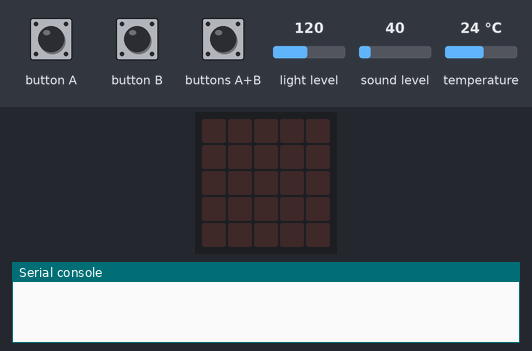
A program run on a simulated BBC micro:bit (MakeCode). Parts: the board's 5×5 LED display, the last lines printed to the serial console. Inputs (shaded band) come from the test bench; at power-on: light level 120, sound level 40, temperature 24 °C. Data-log rows are listed on the console.

Above: at 1.2 s.
1.3 s: button A pressed for 0.15 s
At 2.6 s:
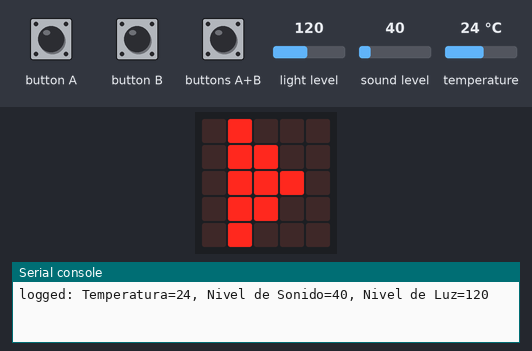
2.9 s: buttons A+B pressed for 0.15 s
At 3.25 s:
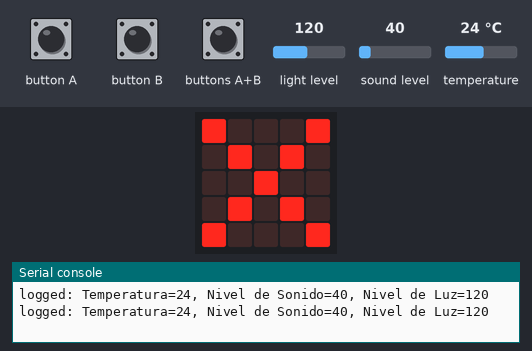
4.9 s: button B pressed for 0.15 s
At 5.4 s:
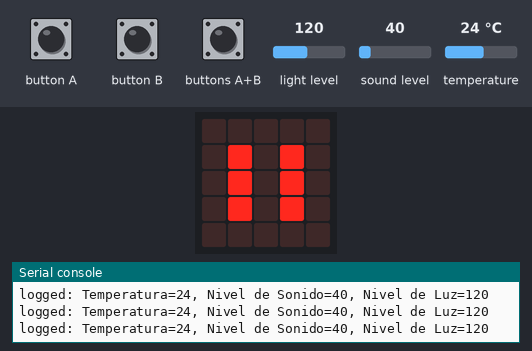
6.5 s: buttons A+B pressed for 1 s
At 8.2 s:
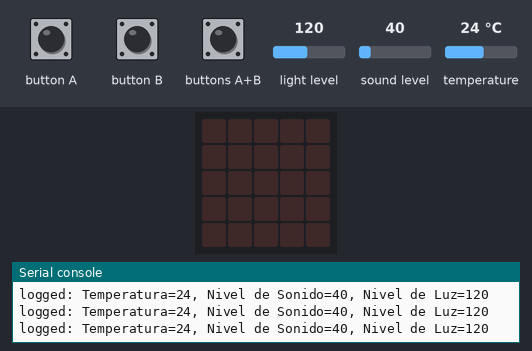
Timing chart, 0 to 9.7 s (numbered marks = the images above; inputs shaded):
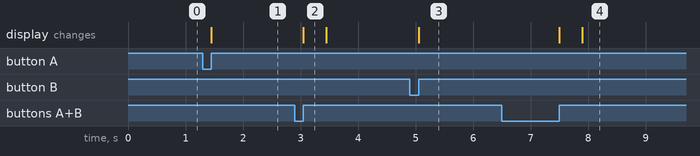

Measured:
- after the input at 1.3 s, the display: changes after 0.15 s (image 1)
- after the input at 2.9 s, the display: changes after 0.15 s (image 2)
- after the input at 4.9 s, the display: changes after 0.15 s (image 3)
- after the input at 6.5 s, the display: first changes after 1.0 s (image 4 shows a later state)
- what the display in image 2 shows lasts 0.4 s, from 3.1 s to 3.5 s

The program:

Microbit_DataLogger.py
```python
#El código en versión Python (para MakeCode)

def on_button_pressed_a():
    global Registrando
    basic.show_leds("""
        . # . . .
        . # # . .
        . # # # .
        . # # . .
        . # . . .
        """)
    Registrando = 1
input.on_button_pressed(Button.A, on_button_pressed_a)

def on_button_pressed_ab():
    basic.show_leds("""
        # . . . #
        . # . # .
        . . # . .
        . # . # .
        # . . . #
        """)
    datalogger.delete_log()
    basic.clear_screen()
input.on_button_pressed(Button.AB, on_button_pressed_ab)

def on_button_pressed_b():
    global Registrando
    Registrando = 0
    basic.show_leds("""
        . . . . .
        . # . # .
        . # . # .
        . # . # .
        . . . . .
        """)
input.on_button_pressed(Button.B, on_button_pressed_b)

Registrando = 0
datalogger.set_column_titles("Temperatura", "Nivel de Sonido", "Nivel de Luz")
Registrando = 0

def on_every_interval():
    if Registrando == 1:
        datalogger.log(datalogger.create_cv("Temperatura", input.temperature()),
            datalogger.create_cv("Nivel de Sonido", input.sound_level()),
            datalogger.create_cv("Nivel de Luz", input.light_level()))
loops.every_interval(1000, on_every_interval)
```
